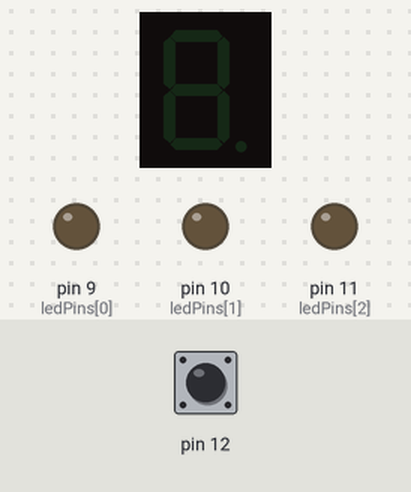
Simulated run of this sketch. Board: Arduino Uno, built with avr-gcc and run on an emulated ATmega328P. Parts: 1-digit seven-segment display, output pins drawn as LEDs (lit = HIGH). Wiring (inferred from the names in the program): 1-digit 7-segment display, segments lit when HIGH: segments pin 2, pin 3, pin 4, pin 5, pin 6, pin 7, pin 8. Dashed ring = blinking. The test bench sets the inputs (shaded band); at power-on: pin 12 HIGH. The segment pins are drawn as the display they are named for; pins used as bus, display or sensor lines are not drawn.

Above: at 1.2 s.
1.3 s: pin 12 pulled LOW for 0.15 s
At 2.2 s:
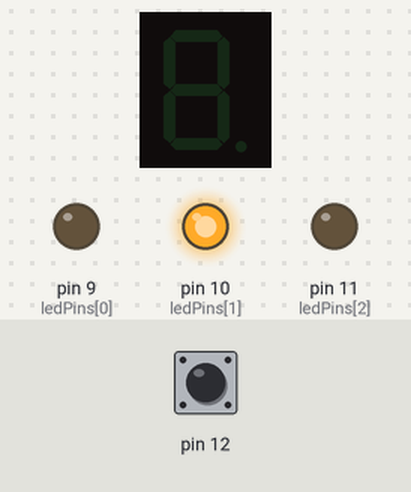
4.3 s: pin 12 pulled LOW for 1 s
At 5.0 s:
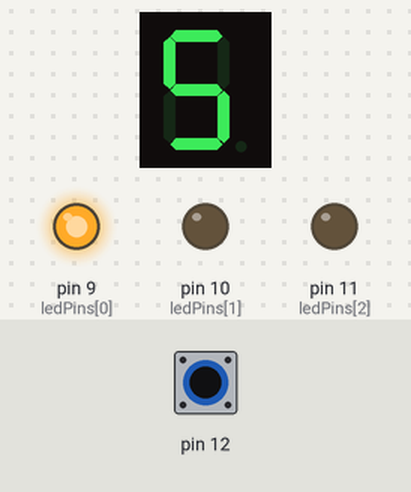
7.3 s: pin 12 pulled LOW for 3.2 s
At 7.8 s:
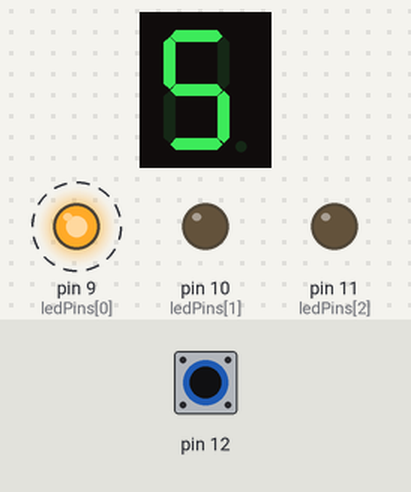
12.0 s: pin 12 driven LOW
At 14.7 s:
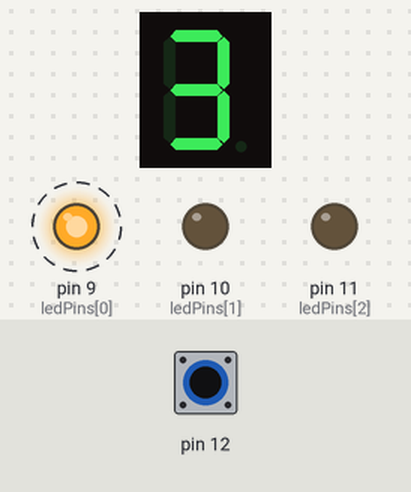
15.0 s: pin 12 driven HIGH
At 15.8 s:
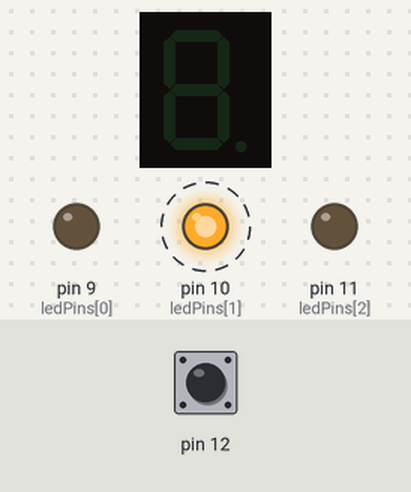
Timing chart, 0 to 19.0 s (numbered marks = the images above; inputs shaded):
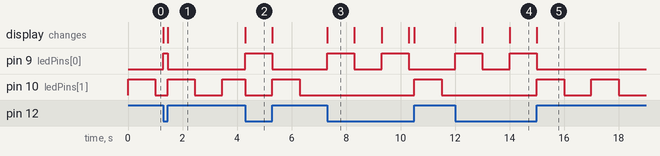

The sketch:

TrafficLight.ino
```cpp
/*
  ======================================================================
   TRAFFIC LIGHT + 7-SEGMENT COUNTDOWN + NIGHT MODE
  ======================================================================

  WHAT THE PROGRAM DOES
  ---------------------
  Normal mode: four phases repeat forever. In every phase the active LED(s)
  blink (1 second on, 1 second off) while the 7-segment display counts down.

      Phase 0   RED             5 s    display shows 5 4 3 2 1
      Phase 1   RED + YELLOW    3 s    display shows 3 2 1   (both blink together)
      Phase 2   YELLOW          3 s    display shows 3 2 1
      Phase 3   GREEN           5 s    display shows 5 4 3 2 1
      ...then it goes back to phase 0.

  Night mode: while the switch is in the night position the display is
  blank and only the YELLOW LED blinks. When the switch is moved back,
  the normal cycle starts again from the beginning of phase 0 (red).

  WIRING (what each pin is connected to)
  --------------------------------------
    Pins 2..8   segments a, b, c, d, e, f, g of the 7-segment display, in
                this order. The code assumes a COMMON-CATHODE display
                (HIGH = segment ON). For a common-anode display the
                patterns would have to be inverted.
    Pin 9       RED LED     (HIGH = on)
    Pin 10      YELLOW LED  (HIGH = on)
    Pin 11      GREEN LED   (HIGH = on)
    Pin 12      night-mode switch; the other side of the switch goes to GND

  Segment names, for reading the digit table below:

        --a--
       f|   |b
        --g--
       e|   |c
        --d--

  HOW THE TIMING WORKS
  --------------------
  The code never uses delay(). loop() runs thousands of times per second
  and each time asks: "have 1000 ms passed since the last tick?". Once a
  second it does one "tick": update the display and toggle the LEDs.
  Because the loop is never blocked, the switch is checked all the time,
  so night mode reacts immediately.
*/


// ---------------------------------------------------------------------
//  7-segment digit patterns
// ---------------------------------------------------------------------
// digits[n][s] says whether segment s must be ON (1) or OFF (0) to show
// the digit n. The columns are the segments in this order: a b c d e f g
int digits[10][7] = {
                     {1, 1, 1, 1, 1, 1, 0},                       //0   a b c d e f
                     {0, 1, 1, 0, 0, 0, 0},                       //1   b c
                     {1, 1, 0, 1, 1, 0, 1},                       //2   a b d e g
                     {1, 1, 1, 1, 0, 0, 1},                       //3   a b c d g
                     {0, 1, 1, 0, 0, 1, 1},                       //4   b c f g
                     {1, 0, 1, 1, 0, 1, 1},                       //5   a c d f g
                     {1, 0, 1, 1, 1, 1, 1},                       //6   a c d e f g
                     {1, 1, 1, 0, 0, 0, 0},                       //7   a b c
                     {1, 1, 1, 1, 1, 1, 1},                       //8   all segments
                     {1, 1, 1, 1, 0, 1, 1}                        //9   a b c d f g
};


// ---------------------------------------------------------------------
//  Pins and settings
// ---------------------------------------------------------------------
// segmentPins[s] = Arduino pin connected to segment s (a, b, c, d, e, f, g).
// The order matches the columns of the digits table above.
const int segmentPins[7] = {2, 3, 4, 5, 6, 7, 8};

// ledPins[i] = Arduino pin of LED number i.
// The LED numbering is used everywhere (ledState[] and Blink() too):
// 0 = red, 1 = yellow, 2 = green.
const int ledPins[3] = {9, 10, 11};

// The level on pin 12 that means "night mode".
// Pin 12 uses INPUT_PULLUP, so it reads HIGH when the switch is open and
// LOW when the switch connects it to GND.
const int NIGHT_LEVEL = HIGH;

// How long each phase lasts, in seconds (phase 0, 1, 2, 3).
const int phaseSeconds[4] = {5, 3, 3, 5};

// Which LED(s) blink in each phase. Letters: r = red, y = yellow, g = green.
// "ry" means red and yellow blink together. Blink() reads these letters.
const char *phaseLeds[4]    = {"r", "ry", "y", "g"};


// ---------------------------------------------------------------------
//  Program state (variables that change while the program runs)
// ---------------------------------------------------------------------
// ledState[i] remembers if LED i is ON (HIGH) or OFF (LOW).
// Blink() needs it to know what to switch the LED to next.
int ledState[3] = {LOW , LOW, LOW};

// The millis() time of the last one-second tick.
unsigned long previousMillis = 0;

// currentPhase: 0 = red, 1 = red+yellow, 2 = yellow, 3 = green,
//               4 = night mode (only yellow blinks)
// second:       the number the display will show on the NEXT tick. It
//               counts down. It starts at 5 because the program starts
//               in phase 0 (red, 5 seconds).
int currentPhase = 0, second = 5;


// Function declarations (prototypes), so loop() can call the functions
// that are written further down in the file.
void displayDigit(int number);
void clearDisplay();
void Blink(const char *blink);
void turnOffAllLeds();


// ---------------------------------------------------------------------
//  setup() runs once when the Arduino starts
// ---------------------------------------------------------------------
void setup() {
  // Pins 2..8: the seven display segments, all outputs
  pinMode(2, OUTPUT);
  pinMode(3, OUTPUT);
  pinMode(4, OUTPUT);
  pinMode(5, OUTPUT);
  pinMode(6, OUTPUT);
  pinMode(7, OUTPUT);
  pinMode(8, OUTPUT);

  // Pins 9..11: the three LEDs, all outputs
  pinMode(9, OUTPUT);       //RED
  pinMode(10, OUTPUT);      //YELLOW
  pinMode(11, OUTPUT);      //GREEN

  // Pin 12: the night-mode switch. INPUT_PULLUP turns on the Arduino's
  // internal resistor, so no external resistor is needed: the pin reads
  // HIGH when the switch is open and LOW when it connects to GND.
  pinMode(12, INPUT_PULLUP);

  // Start with every LED and the display switched off
  turnOffAllLeds();
  clearDisplay();

}

//_____________________________________________________________________________________________________________________________________________________________________________________________________

// ---------------------------------------------------------------------
//  loop() runs again and again, forever
// ---------------------------------------------------------------------
void loop() {
  // Time since the Arduino started, in milliseconds
  unsigned long currentMillis = millis();

  // STEP 1: read the switch.  true = switch is in the night position.
  bool night = (digitalRead(12) == NIGHT_LEVEL);

  // STEP 2: check whether the switch position and the current mode disagree.
  // The transition happens only when the program needs to enter or exit Night Mode.

  // The switch was just turned to night mode:
  if (night && currentPhase != 4){
    currentPhase = 4;                         // remember that we are in night mode
    turnOffAllLeds();                         // start from a clean state
    clearDisplay();                           // night mode shows no number
    previousMillis = currentMillis - 1000;    // pretend a full second has already passed,
                                              // so the first yellow blink happens right now
                                              // instead of after a second of darkness
  }
  // The switch was just turned back to normal mode:
  else if (!night && currentPhase == 4){
    turnOffAllLeds();
    second = 5;                               // red phase lasts 5 seconds
    currentPhase = 0;                         // restart the cycle from RED
    previousMillis = currentMillis - 1000;    // same trick: red starts right now
  }

  // STEP 3: the one-second tick. Everything inside runs once per second.
  // (Unsigned subtraction also stays correct when millis() overflows.)
  if (currentMillis - previousMillis >= 1000){
    previousMillis = currentMillis;           // remember when this tick happened

    // Night mode: only toggle the yellow LED, the display stays blank
    if (currentPhase == 4){
      Blink("y");
    }

    // Normal mode
    else {
      // second == 0 means the last phase already showed its final number (1),
      // so it is time to move on to the next phase. That is why 0 is never
      // displayed: this tick shows the first number of the new phase instead.
      if (second == 0){
        currentPhase = (currentPhase + 1) % 4;   // 0 -> 1 -> 2 -> 3 -> back to 0
        second = phaseSeconds[currentPhase];     // load the length of the new phase
        turnOffAllLeds();                        // every phase starts with all LEDs off,
                                                 // so the first blink is always "on"
      }

      displayDigit(second);                      // show the current countdown number
      Blink(phaseLeds[currentPhase]);            // toggle the LED(s) of this phase
      second--;                                  // the next tick shows one number less
    }
  }

}


//_____________________________________________________________________________________________________________________________________________________________________________________________________

// Shows a digit (0..9) on the 7-segment display.
// Any other value (for example -1) clears the display instead.
void displayDigit(int number){

  // Safety check: only 0..9 can be shown
  if (number > 9 || number < 0){
    clearDisplay();
    return;
  }

  // Go through the 7 segments (a..g) and switch each one ON or OFF
  // according to the pattern stored in the digits table.
  for(int column=0 ; column < 7 ; column++){
    digitalWrite(segmentPins[column], digits[number][column]);
  }
}

//_____________________________________________________________________________________________________________________________________________________________________________________________________

// Turns all 7 segments off, so the display is blank.
// Pins 2..8 are the segment pins.
void clearDisplay(){

  for(int pin=2 ; pin<=8 ; pin++){
    digitalWrite(pin, LOW);
  }

}

//_____________________________________________________________________________________________________________________________________________________________________________________________________

// Toggles (ON -> OFF, or OFF -> ON) every LED named in the text.
// Example: Blink("y") toggles yellow, Blink("ry") toggles red and yellow
// at the same time. Called once per second, so each LED stays on for one
// second, then off for one second, and so on.
void Blink(const char *blink) {   // R - Y - G

  // Go through the text letter by letter, until the end of the text ('\0')
  for (int i = 0; blink[i] != '\0'; i++) {

    // Turn the letter into an LED number (the index in ledPins / ledState)
    int index;
    if (blink[i] == 'r') {
      index = 0;
    }
    else if (blink[i] == 'y') {
      index = 1;
    }
    else if (blink[i] == 'g') {
      index = 2;
    }
    else{
      continue;            // unknown letter: ignore it and go to the next one
    }

    ledState[index] = !ledState[index];            // flip the remembered state
    digitalWrite(ledPins[index], ledState[index]); // apply it to the real LED
  }

}
//_____________________________________________________________________________________________________________________________________________________________________________________________________

// Turns all three LEDs off and resets their remembered state,
// so the next Blink() call turns them ON.
void turnOffAllLeds() {

    for (int i = 0; i < 3; i++) {
        ledState[i] = LOW;
        digitalWrite(ledPins[i], LOW);
    }
}
```

Measured:
- after the input at 1.3 s, pin 9 (ledPins[0]): LOW → HIGH at once, → LOW 0.15 s later; the display: first changes at once (image 1 shows a later state)
- after the input at 4.3 s, pin 9 (ledPins[0]): LOW → HIGH at once, → LOW 1.0 s later; the display: changes at once (image 2)
- after the input at 7.3 s, pin 9 (ledPins[0]): alternates HIGH for 1.0 s and LOW for 1.0 s, starting at once; the display: changes at once (image 3)
- after the input at 12.0 s, pin 9 (ledPins[0]): alternates HIGH for 1.0 s and LOW for 1.0 s, starting at once; pin 10 (ledPins[1]): stays LOW (without the input it goes to HIGH after 0.50 s); the display: first changes at once (image 4 shows a later state)
- after the input at 15.0 s, pin 9 (ledPins[0]): stays LOW (without the input it goes to HIGH after 1.0 s)
- what the display in image 2 shows lasts 1.0 s, from 4.3 s to 5.3 s
